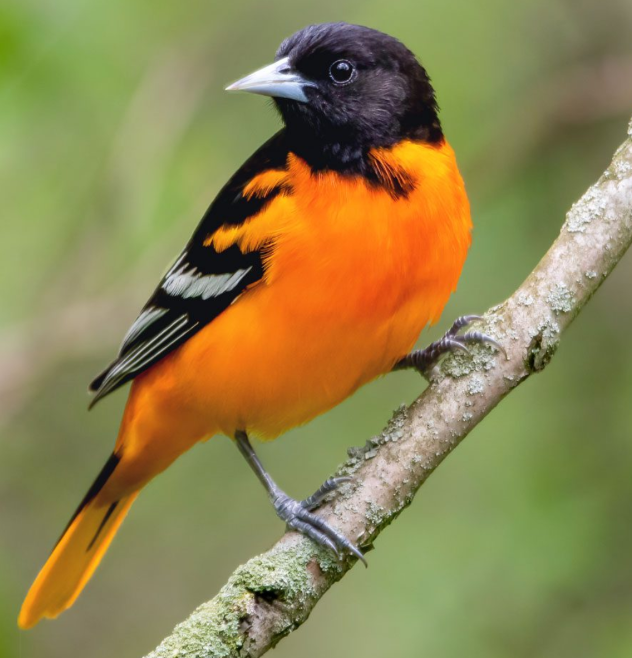
#> input picture data/bird.png, 632 x 658 px, found by its file name
$ python cropping.py
#> lines starting #> are read from the running program, lines starting #| are printed output that depends on the picture
import cv2 as cv
from os import path

image_path = path.join(".", "data", "bird.png")
image = cv.imread(image_path)
#> image is the input picture: shape (658, 632, 3); mean B, G, R 80.7, 131.9, 142.3

print(image.shape)
#| (658, 632, 3)
# Note: Image is a numpy array.
print(type(image))
#| <class 'numpy.ndarray'>
print(type(image.shape))
#| <class 'tuple'>

# Note: The first element is height then width.
cropped_image = image[9:232, 197:481] # We are doing an numpy array slicing.
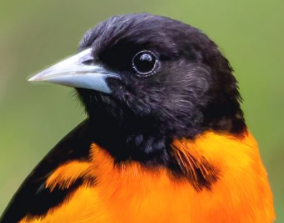
#> cropped_image: shape (223, 284, 3); mean B, G, R 62.3, 107.6, 130.3

cv.imshow("Original Image", image)
cv.imshow("Cropped Image", cropped_image)
cv.waitKey(0)

$ run again, with data/cat.jpg saved as data/bird.png
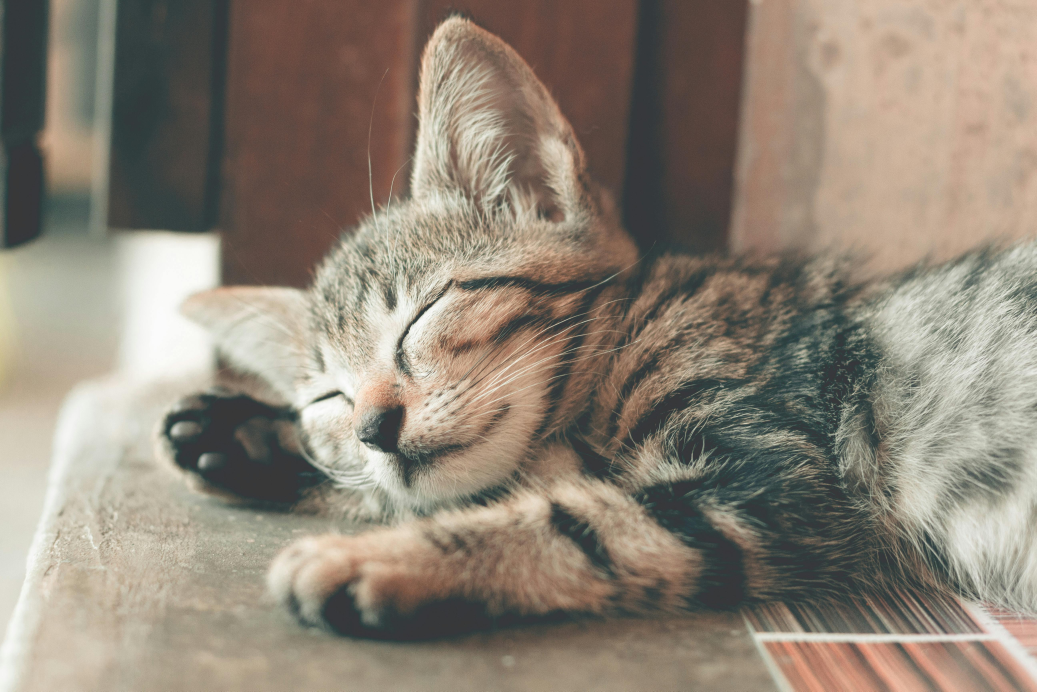
#> input picture data/cat.jpg, 5184 x 3456 px, found by its file name (shown at 1/5 size)
#> image is the input picture: shape (3456, 5184, 3); mean B, G, R 119, 132.5, 142.6
#| (3456, 5184, 3)
#| <class 'numpy.ndarray'>
#| <class 'tuple'>
#> `cropped_image = image[9:232, 197:481]`:
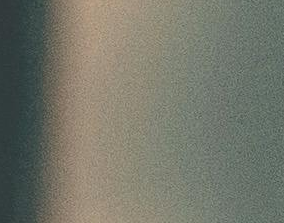
#> cropped_image: shape (223, 284, 3); mean B, G, R 106, 118.3, 116.7
